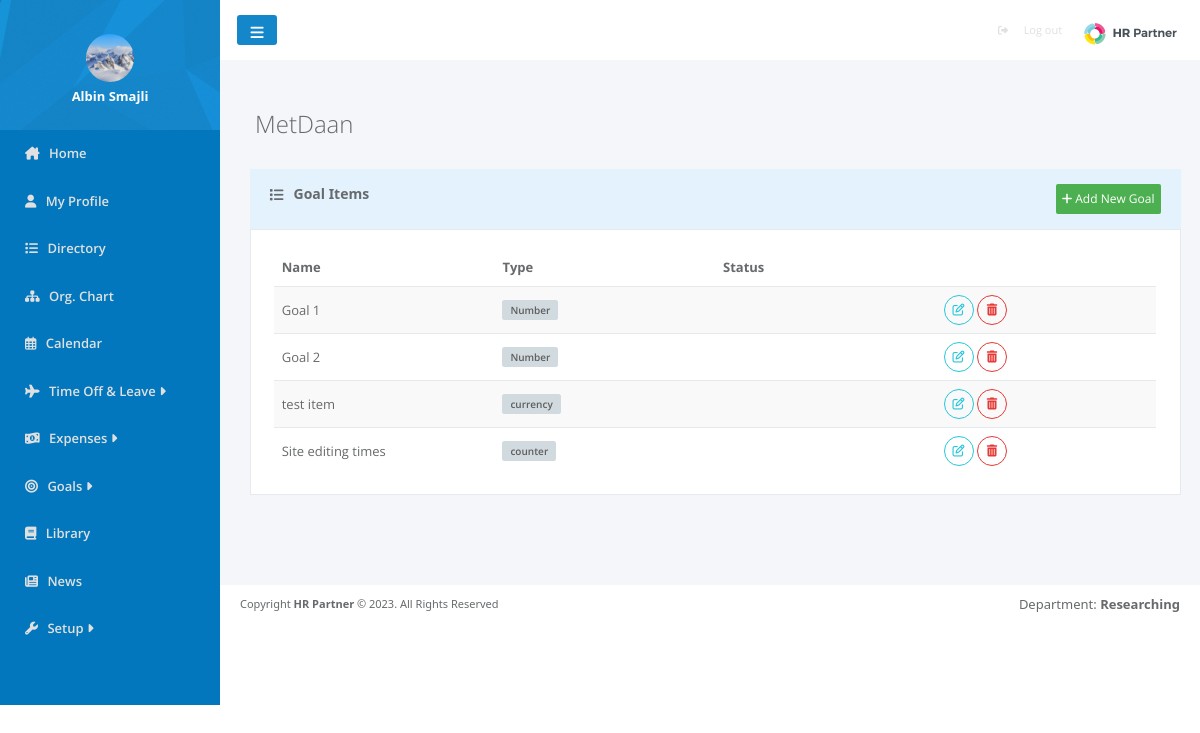
/pages/goalItem.php (signed in), run on an earlier commit of the app's database.
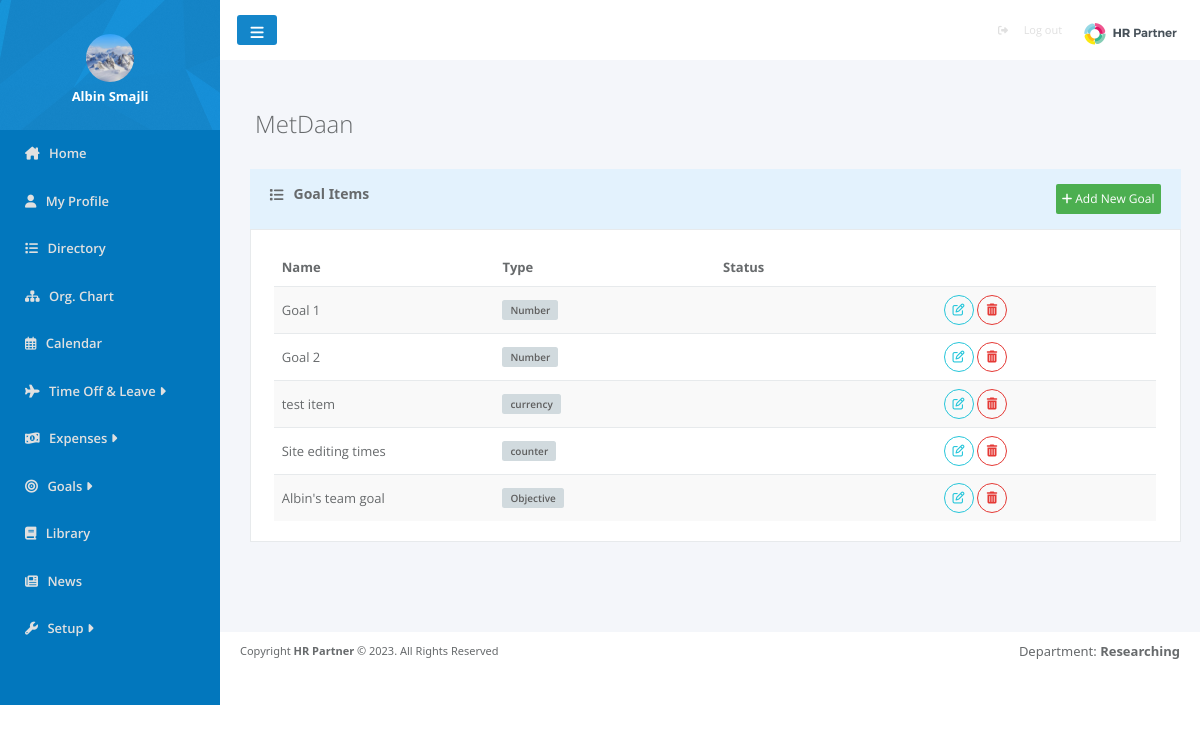
And on a later commit of the database.
### tables this page shows
CREATE TABLE `users` (
  `user_id` int(100) NOT NULL,
  `image` varchar(500) DEFAULT NULL,
  `name` varchar(200) NOT NULL,
  `surname` varchar(200) NOT NULL,
  `email` varchar(200) NOT NULL,
  `password` varchar(500) NOT NULL,
  `Position_ID` int(11) DEFAULT NULL,
  `Departament_ID` int(11) DEFAULT NULL,
  `role` int(11) NOT NULL,
  `location` varchar(100) DEFAULT NULL,
  `status` varchar(100) DEFAULT NULL,
  `report_to` int(11) DEFAULT NULL,
  `gender` varchar(10) DEFAULT NULL,
  `born` date DEFAULT NULL,
  `started` date DEFAULT NULL,
  `company` int(11) DEFAULT NULL
);

CREATE TABLE `goalitems` (
  `id` int(11) NOT NULL,
  `name` varchar(200) NOT NULL,
  `details` varchar(500) NOT NULL,
  `type` varchar(200) NOT NULL,
  `due_deadline` date NOT NULL,
  `target` int(11) NOT NULL,
  `created` date NOT NULL,
  `updated` date DEFAULT NULL,
  `company_id` int(11) DEFAULT NULL,
  `status` varchar(100) DEFAULT NULL
);

### pages/goalItem.php (the view, shortened to what the changed rows need)
<?php
require_once '../config.php';
$userId = $_SESSION['user_id'];
$companyId = $_SESSION['company'];
$itemsQuery = "SELECT * FROM goalitems
WHERE company_id=:company_id";
$prep = $con->prepare($itemsQuery);
$prep->bindParam(':company_id', $companyId);
$prep->execute();
$goalitems = $prep->fetchAll();
?>
<head>
    <link rel="stylesheet" href="../css/goalItems.css">
    <link href="https://cdn.jsdelivr.net/npm/bootstrap@5.3.1/dist/css/bootstrap.min.css" rel="stylesheet"
>
</head>
<body>
    <div>
        <?php include '../template/sidebar.php' ?>
    </div>
    <div class="content">
        <div class="goalItemHead">
            <?php echo "<h2>" . $_SESSION['company_name'] . "</h2>"; ?>
        </div>
        <div class="goalItemsBody">
            <div class="goalItemsTableBody">
                <table class="goalItems">
                    <thead>
                        <tr>
                            <th>Name</th>
                            <th>Type</th>
                            <th>Status</th>
                            <th></th>
                        </tr>
                    </thead>
                    <tbody>
                        <?php foreach ($goalitems as $goalitem): ?>
                            <tr>
                                <td>
                                    <?= $goalitem['name'] ?>
                                </td>
                                <td>
                                    <span class="type"><?= $goalitem['type'] ?></span>
                                </td>
                                <td>
                                </td>
                                <td>
                                    <a href="updateGoalItem.php?goal_id=<?= $goalitem['id'] ?>" class="editGoalItem">
                                        <i class="fa fa-edit"></i>
                                    </a>
                                    <a href="deleteGoalItem.php?goal_id=<?= $goalitem['id'] ?>" class="deleteGoalItem">
                                    <i class="fa fa-trash"></i>
                                    </a>
                                </td>
                            </tr>
                        <?php endforeach; ?>
                    </tbody>
                </table>
            </div>
        </div>
    </div>
</body>

### template/sidebar.php (shortened to what the changed rows need)
<?php $sql = "SELECT u.user_id, u.image from users u where user_id=$userId";
$prep = $con->prepare($sql);
$prep->execute();
$userImages = $prep->fetchAll();
?>
<head>
    <link rel="stylesheet" href="../css/index.css">
</head>
<div id="sidebar">
    <ul id="sidebarElements">
        <li id="profile">
            <div class="profile-element">
                <span class="profile-element-image">
                    <?php foreach ($userImages as $userImage): ?>
                        <img src="../userIMG/<?= $userImage['image'] ?>" alt="">
                    <?php endforeach; ?>
                </span>
            </div>
        </li>
    </ul>
</div>

What changed in the data, as far as the page shows it:
added goalitems: name "Albin's team goal", type "Objective"
